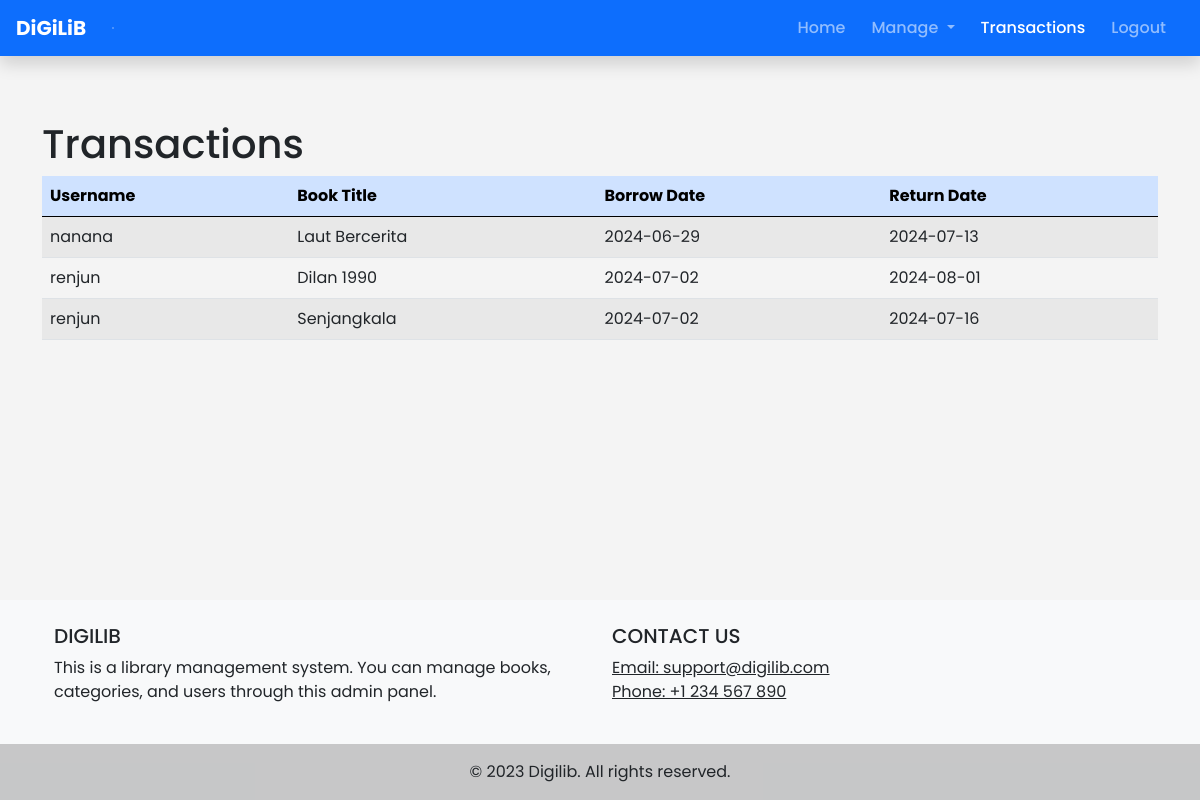
/admin/transactions.php, run on the app's committed database.
### tables this page shows
CREATE TABLE `transaksi` (
  `id_pinjam` int(11) NOT NULL,
  `id_user` int(11) DEFAULT NULL,
  `id_buku` int(11) DEFAULT NULL,
  `tanggal_peminjaman` date DEFAULT NULL,
  `tanggal_pengembalian` date DEFAULT NULL
);

CREATE TABLE `users` (
  `id_user` int(11) NOT NULL,
  `username` varchar(50) NOT NULL,
  `email` varchar(50) NOT NULL,
  `password` varchar(255) NOT NULL,
  `name` varchar(255) NOT NULL,
  `is_admin` tinyint(1) DEFAULT 0
);

CREATE TABLE `buku` (
  `id_buku` int(11) NOT NULL,
  `judul_buku` varchar(100) NOT NULL,
  `pengarang` varchar(100) NOT NULL,
  `penerbit` varchar(100) NOT NULL,
  `tahun_terbit` varchar(5) NOT NULL,
  `status` tinyint(1) NOT NULL DEFAULT 0,
  `id_kategori` int(11) NOT NULL,
  `file_pdf` varchar(255) DEFAULT NULL
);

### admin/transactions.php (the view, shortened to what this page needs)
<?php
include("../includes/config.php");
$query = "SELECT transaksi.*, users.username, buku.judul_buku FROM transaksi
          JOIN users ON transaksi.id_user = users.id_user
          JOIN buku ON transaksi.id_buku = buku.id_buku";
$result = mysqli_query($conn, $query);
?>
<!DOCTYPE html>
<html lang="en">
<head>
    <link href="../assets/css/bootstrap.min.css" rel="stylesheet">
</head>
<body>
<nav class="navbar navbar-expand-lg navbar-dark shadow bg-primary fixed-top">
  <div class="container container-nav">
  <a class="navbar-brand" href="#">DiGiLiB</a>
  <hr style="margin: 0 10px; border: 1px solid #fff;">
    <div class="collapse navbar-collapse" id="navbarNav">
      <ul class="navbar-nav ms-auto mb-2 mb-lg-0">
        <li class="nav-item">
          <a class="nav-link" aria-current="page" href="index.php">Home</a>
        </li>
        <li class="nav-item dropdown">
          <a class="nav-link dropdown-toggle" href="#" id="navbarDropdown" role="button" data-bs-toggle="dropdown" aria-expanded="false">
            Manage
          </a>
        </li>
        <li class="nav-item">
          <a class="nav-link active" href="transactions.php">Transactions</a>
        </li>
        <li class="nav-item">
          <a class="nav-link" href="../logout.php">Logout</a>
        </li>
      </ul>
    </div>
  </div>
</nav>
<div class="content">
    <div class="container mt-5 pt-5 main">
        <h1 class="mt-4">Transactions</h1>
        <div class="table-responsive">
            <table class="table table-striped table-hover">
                <thead class="table-primary">
                    <tr>
                        <th>Username</th>
                        <th>Book Title</th>
                        <th>Borrow Date</th>
                        <th>Return Date</th>
                    </tr>
                </thead>
                <tbody>
                    <?php while ($row = mysqli_fetch_assoc($result)) { ?>
                        <tr>
                            <td><?php echo $row['username']; ?></td>
                            <td><?php echo $row['judul_buku']; ?></td>
                            <td><?php echo $row['tanggal_peminjaman']; ?></td>
                            <td><?php echo $row['tanggal_pengembalian']; ?></td>
                        </tr>
                    <?php } ?>
                </tbody>
            </table>
        </div>
    </div>
    <footer class="bg-light text-center text-lg-start mt-5">
        <div class="container p-4">
            <div class="row">
                <div class="col-lg-6 col-md-12 mb-4 mb-md-0">
                    <h5 class="text-uppercase">Digilib</h5>
                    <p>This is a library management system. You can manage books, categories, and users through this admin panel.</p>
                </div>
                <div class="col-lg-6 col-md-12 mb-4 mb-md-0">
                    <h5 class="text-uppercase">Contact Us</h5>
                    <ul class="list-unstyled mb-0">
                        <li><a href="#!" class="text-dark">Email: support@digilib.com</a></li>
                        <li><a href="#!" class="text-dark">Phone: +1 234 567 890</a></li>
                    </ul>
                </div>
            </div>
        </div>
        <div class="text-center p-3" style="background-color: rgba(0, 0, 0, 0.2);">
            &copy; 2023 Digilib. All rights reserved.
        </div>
    </footer>
</div>
</body>
</html>

### admin/transactions.php (style rules this page uses)
body { font-family: 'Poppins', sans-serif; background-color: #f4f4f4; }
.navbar-nav .nav-item { margin-right: 10px; }
.navbar-nav .nav-link { font-weight: 500; }
.navbar-brand { font-weight: 700; }
.navbar { padding: 0.5rem 1rem; }
.navbar-nav { margin-left: auto; }
.container-nav { max-width: 100%; padding-left: 0; padding-right: 0; }
.content { display: flex; flex-direction: column; min-height: 100vh; }
.main { flex: 1; }

### data on the page
transaksi: id_user.username "nanana", id_buku.judul_buku "Laut Bercerita", tanggal_peminjaman "2024-06-29", tanggal_pengembalian "2024-07-13"
transaksi: id_user.username "renjun", id_buku.judul_buku "Dilan 1990", tanggal_peminjaman "2024-07-02", tanggal_pengembalian "2024-08-01"
transaksi: id_user.username "renjun", id_buku.judul_buku "Senjangkala", tanggal_peminjaman "2024-07-02", tanggal_pengembalian "2024-07-16"
